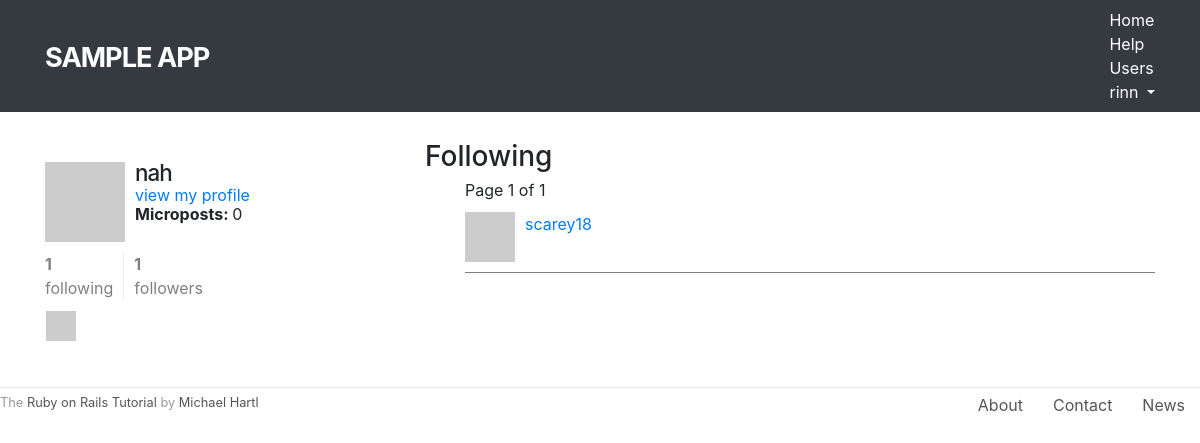
The page /users/3/following (signed in) on the database its author committed.
### static_pages/models.py (models this page shows, shortened)
class User(AbstractUser):
    is_active = models.BooleanField(default=False)
    activation_id = models.SlugField(null=True, blank=True, default=None)
    following = models.ManyToManyField(
                    'self',
                    symmetrical=False,
                    related_name='followers',
                    blank=True,
                    default=None
                )
    REQUIRED_FIELDS = ['email']
    def get_absolute_url(self):
        return reverse('static_pages:profile', args=(self.pk,))
    def gravatar(self, size=80):
        digest = hashlib.md5(self.email.encode()).hexdigest()
        url = f'http://www.gravatar.com/avatar/{digest}'
        img_tag = f'<img src="{url}" height="{size}" width="{size}" class="gravatar">'
        wrapped_img_tag = f'<a href="{self.get_absolute_url()}">{img_tag}</a>'
        return mark_safe(wrapped_img_tag)
    def index_gravatar(self):
        return self.gravatar(50)
    def following_gravatar(self):
        return self.gravatar(30)
    def microposts(self):
        return self.micropost_set.all().order_by('-created_at')

### static_pages/views.py (the view)
# urls.py: path('users/<int:pk>/following', views.following, name='following'),
@login_required
def following(request, pk):
    u = get_object_or_404(User, pk=pk)
    user_list = u.following.all()
    page_num = request.GET.get('page', 1)
    page_obj = Paginator(user_list, 10).page(page_num)
    context = {
        'page_title': 'Following',
        'u': u,
        'page_obj': page_obj,
        'user_list': user_list
    }
    return render(request, 'static_pages/show_follow.html', context)

### static_pages/templates/static_pages/show_follow.html
{% extends 'base.html' %}
{% block content %}
<div class="row">
	<aside class="col-md-4">
		<section class="user_info">
			{{ u.gravatar }}
			<h1>{{ u.username }}</h1>
			<span>
				<a href="{% url 'static_pages:profile' u.pk %}">view my profile</a>
			</span>
			<span><b>Microposts: </b>{{ u.microposts.count }}</span>
		</section>
		<section class="stats">
			{% include 'partials/following_stats.html' with u=u %}
			<div class="user_avatars">
				{% for f in u.following.all %}
				{{ f.following_gravatar }}
				{% endfor %}
			</div>
		</section>
	</aside>
	<div class="col-md-8">
		<h3>Following</h3>
		{% include 'partials/user_list.html' with page_obj=page_obj user_list=user_list %}
	</div>
</div>
{% endblock %}

### static_pages/templates/base.html (shortened to what this page needs)
<head>
	<link rel="stylesheet" href="https://stackpath.bootstrapcdn.com/bootstrap/4.1.1/css/bootstrap.min.css">
	{% load static %}
	<link rel="stylesheet" type="text/css" href="{% static 'static_pages/compiled.css' %}">
</head>
<body>
    <header class="navbar navbar-fixed-top navbar-dark bg-dark">
      	<div class="container">
        	<a href="{% url 'static_pages:home' %}" id="logo" class="navbar-brand">Sample app</a>
        	<nav>
          		<ul class="nav navbar-nav navbar-right">
            		<li><a href="{% url 'static_pages:home' %}">Home</a></li>
            		<li><a href="{% url 'static_pages:help' %}">Help</a></li>
            		{% if user.is_authenticated %}
            		<li><a href="{% url 'static_pages:index' %}">Users</a></li>
            		<li class="dropdown">
            			<a href="#" class="dropdown-toggle" data-toggle="dropdown">
            				{{ user.username }}<b class="caret"></b>
            			</a>
            		</li>
            		{% else %}
            		<li><a href="{% url 'static_pages:login' %}">Log in</a></li>
            		{% endif %}
          		</ul>
        	</nav>
      	</div>
    </header>
    <div class="container content">
        {% block content %}{% endblock %}
    </div>
    <footer class="footer">
		<small>
	    	The <a href="http://www.railstutorial.org/">Ruby on Rails Tutorial</a>
	   		by <a href="http://www.michaelhartl.com/">Michael Hartl</a>
	  	</small>
	  	<nav>
	    	<ul>
	      		<li><a href="{% url 'static_pages:about' %}">About</a></li>
	      		<li><a href="{% url 'static_pages:contact' %}">Contact</a></li>
	      		<li><a href="http://news.railstutorial.org/">News</a></li>
	    	</ul>
	  	</nav>
	</footer>
</body>

### static_pages/templates/partials/following_stats.html
<div class="stats">
	<a href="{% url 'static_pages:following' u.pk %}">
		<strong id="following" class="stat">
			{{ u.following.count }}
		</strong>
		following
	</a>
	<a href="#">
		<strong id="followers" class="stat">
			{{ u.followers.count }}
		</strong>
		followers
	</a>
</div>

### static_pages/templates/partials/user_list.html (shortened to what this page needs)
<ul class="users">
    <div class="pagination">
        <span class="step-links">
            <span class="current">
                Page {{ page_obj.number }} of {{ page_obj.paginator.num_pages }}
            </span>
        </span>
    </div>
    {% for u in user_list %}
    <li>
        {{ u.index_gravatar }}
        <a href="{% url 'static_pages:profile' u.pk %}">{{ u.username }}</a>
    </li>
    {% endfor %}
</ul>

### static_pages/static/static_pages/compiled.css (style rules this page uses)
section { overflow: auto; }
#logo { float: left; margin-right: 10px; font-size: 1.7em; color: #fff; text-transform: uppercase; letter-spacing: -1px; padding-top: 9px; font-weight: bold; }
header a { color: #fff; }
footer { margin-top: 45px; padding-top: 5px; border-top: 1px solid #eaeaea; color: #999999; }
footer a { color: #555; }
footer small { float: left; }
footer ul { float: right; list-style: none; }
footer ul li { float: left; margin: 0 15px; }
h1, h2, h3, h4, h5, h6 { line-height: 1; }
h1 { font-size: 3em; letter-spacing: -2px; margin-bottom: 30px; text-align: center; }
.content { margin-top: 30px; }
aside section.user_info { margin-top: 20px; }
aside section { padding: 10px 0; margin-top: 20px; }
aside section:first-child { border: 0; padding-top: 0; }
aside section span { display: block; margin-bottom: 3px; line-height: 1; }
aside section h1 { font-size: 1.4em; text-align: left; letter-spacing: -1px; margin-bottom: 3px; margin-top: 0px; }
.gravatar { float: left; margin-right: 10px; }
.stats { overflow: auto; margin-top: 0; padding: 0; }
.stats a { float: left; padding: 0 10px; border-left: 1px solid #eeeeee; color: gray; }
.stats a:first-child { padding-left: 0; border: 0; }
.stats strong { display: block; }
.user_avatars { overflow: auto; margin-top: 10px; }
.user_avatars .gravatar { margin: 1px 1px; }
.user_avatars a { padding: 0; }
.row { align-items: flex-start; justify-content: center; }
.users { list-style: none; margin: 0; }
.users li { overflow: auto; padding: 10px 0; border-bottom: 1px solid gray; }

### rows shown on the page
User: username "rinn"
User: username "nah", microposts.count "0", following.count "1", followers.count "1"
User: username "scarey18"

### other values the page prints
{{ page_obj.number }} "1"
{{ page_obj.paginator.num_pages }} "1"
